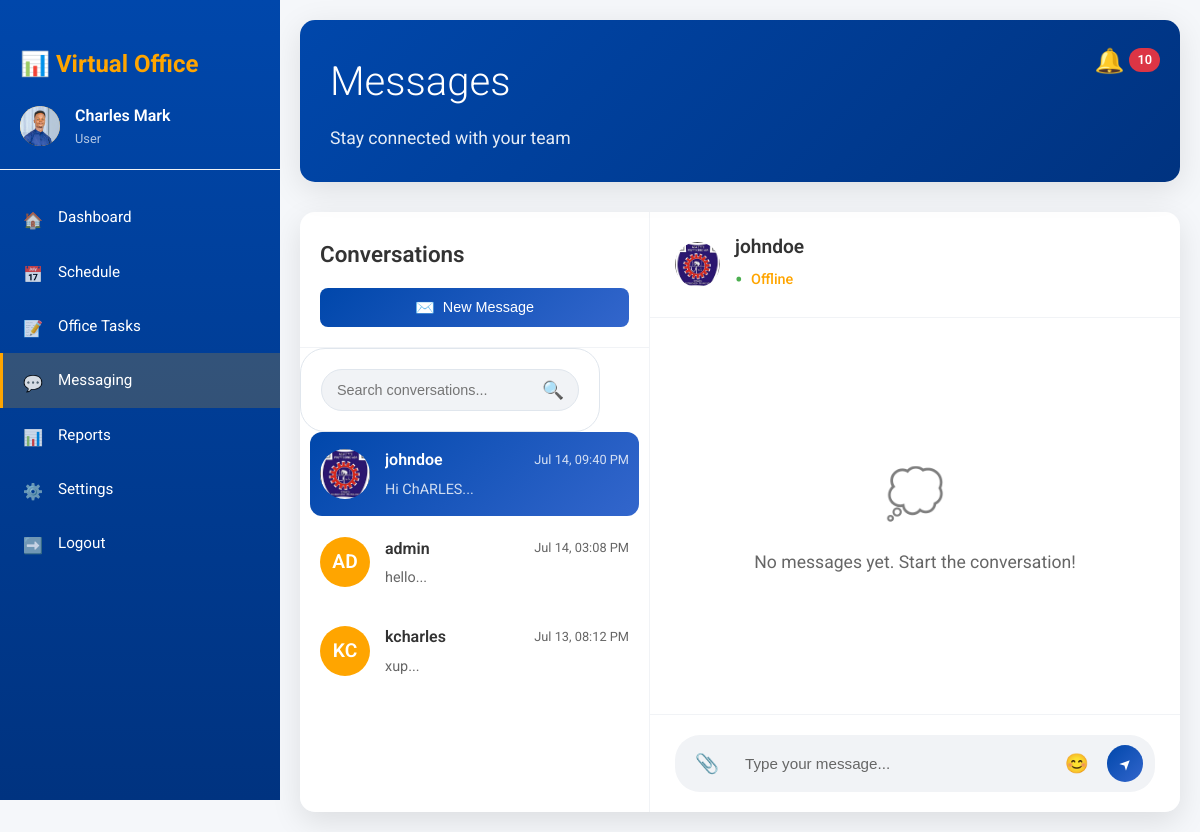
/messaging/ (signed in), run on the app's committed database.
### settings/models.py (models this page shows, shortened)
class Profile(models.Model):
    user = models.OneToOneField(
        User,
        on_delete=models.CASCADE,
        related_name='profile'
    )
    phone = models.CharField(max_length=20, blank=True, null=True)
    bio = models.TextField(blank=True, null=True)
    profile_picture = models.ImageField(
        upload_to='profile_pics/',
        blank=True,
        null=True,
    )
    dark_mode = models.BooleanField(default=False)
    email_tasks = models.BooleanField(default=True)
    email_reports = models.BooleanField(default=True)
    email_security = models.BooleanField(default=True)
    push_tasks = models.BooleanField(default=True)
    push_meetings = models.BooleanField(default=True)
    terms_accepted = models.BooleanField(default=False)
    last_seen = models.DateTimeField(auto_now=True)
    is_online = models.BooleanField(default=False)
    last_activity = models.DateTimeField(auto_now_add=True)
    show_online_status = models.BooleanField(default=True)
    allow_message_requests = models.BooleanField(default=True)

### messaging/models.py (models this page shows, shortened)
class Message(models.Model):
    conversation = models.ForeignKey(Conversation, on_delete=models.CASCADE, related_name='messages')
    sender = models.ForeignKey(User, on_delete=models.CASCADE, related_name='sent_messages')
    text = models.TextField()
    attachment = models.FileField(upload_to='attachments/', null=True, blank=True)
    timestamp = models.DateTimeField(auto_now_add=True)
    read = models.BooleanField(default=False)

### messaging/views.py (the view, shortened to what this page needs)
# urls.py: path('', views.messaging, name='messaging'),
@login_required
def messaging(request):
    conversations = Conversation.objects.filter(participants=request.user)\
                                       .order_by('-updated_at')\
                                       .prefetch_related('participants', 'messages')
    conversation_id = request.GET.get('chat')
    recipient_id = request.GET.get('recipient')
    active_conversation = None
    messages = []
    if conversation_id:
        try:
            active_conversation = get_object_or_404(Conversation, id=conversation_id, participants=request.user)
            messages = active_conversation.messages.order_by('timestamp')
            Notification.objects.filter(
                user=request.user,
                is_read=False,
                notification_type='chat',
                related_id=conversation_id
            ).update(is_read=True)
            active_conversation.messages.filter(read=False)\
                                      .exclude(sender=request.user)\
                                      .update(read=True)
        except Conversation.DoesNotExist:
            active_conversation = conversations.first() if conversations.exists() else None
    else:
        active_conversation = conversations.first() if conversations.exists() else None
    conversation_data = []
    for conv in conversations:
        other_participant = conv.participants.exclude(id=request.user.id).first()
        if not other_participant:
            continue
        last_message = conv.messages.order_by('-timestamp').first()
        unread_count = conv.messages.filter(read=False)\
                                   .exclude(sender=request.user)\
                                   .count()
        profile_picture = None
        if hasattr(other_participant, 'profile') and other_participant.profile.profile_picture:
            profile_picture = other_participant.profile.profile_picture.url
        conversation_data.append({
    'id': conv.id,
    'participant_id': other_participant.id,
    'participant_name': other_participant.username,
    'participant_avatar': profile_picture or '/static/default-avatar.png',
    'participant_initials': other_participant.username[:2].upper(),
    'last_message_preview': last_message.text[:50] + '...' if last_message else '',
    'last_message_time': last_message.timestamp if last_message else conv.created_at,
    'unread_count': unread_count,
    'status': (
        'Online' if (
            getattr(other_participant, 'profile', None) and
            other_participant.profile.show_online_status and
            (other_participant.profile.is_online or
             (timezone.now() - other_participant.profile.last_seen).total_seconds() < 300)
        ) else 'Offline'
    )
})
    active_chat_data = None
    if active_conversation:
        other_participant = active_conversation.participants.exclude(id=request.user.id).first()
        if other_participant:
            profile_picture = None
            if hasattr(other_participant, 'profile') and other_participant.profile.profile_picture:
                profile_picture = other_participant.profile.profile_picture.url
            active_chat_data = {
                'id': active_conversation.id,
                'participant_id': other_participant.id,
                'participant_name': other_participant.username,
                'participant_avatar': profile_picture or '/static/default-avatar.png',
                'participant_initials': other_participant.username[:2].upper(),
                'status': (
                    'Online' if (
                        getattr(other_participant, 'profile', None) and
                        other_participant.profile.show_online_status and
                        (other_participant.profile.is_online or
                        (timezone.now() - other_participant.profile.last_seen).total_seconds() < 300)
                    ) else 'Offline'
                )
            }
    paginator = Paginator(messages, 20)
    page_number = request.GET.get('page', 1)
    messages_page = paginator.get_page(page_number)
    all_notifications = Notification.objects.filter(
        user=request.user,
        is_read=False
    ).order_by('-created_at')
    chat_notifications = all_notifications.filter(notification_type='chat')
    general_notifications = all_notifications.exclude(notification_type='chat')
    messages_data = []
    context = {
        'chats': conversation_data,
        'active_chat': active_chat_data,
        'messages': messages_data,
        'chat_notifications': {
            'count': chat_notifications.count(),
            'list': chat_notifications[:5]  # Only show 5 most recent
        },
        'general_notifications': {
            'count': general_notifications.count(),
            'list': general_notifications[:5]  # Only show 5 most recent
        },
        'page_obj': messages_page,
        'all_users': User.objects.exclude(id=request.user.id).select_related('profile')
    }
    return render(request, 'messaging/messaging.html', context)

### templates/messaging/messaging.html (shortened to what this page needs)
{% extends 'base.html' %}
{% block content %}
<header class="header">
    <h1 class="greeting">Messages</h1>
    <p class="subtitle">Stay connected with your team</p>
    <div class="notification" role="button" tabindex="0" aria-label="Notifications" id="notificationTrigger">
        <span class="notification-icon">🔔</span>
        <span class="notification-badge">{{ chat_notifications.count|add:general_notifications.count }}</span>
    </div>
</header>
<div class="messaging-container">
    <div class="messaging-sidebar">
        <div class="sidebar-header">
            <h2 class="sidebar-title">Conversations</h2>
            <button class="btn btn-primary" data-modal="new-message">
                <span class="btn-icon">✉️</span>
                <span>New Message</span>
            </button>
        </div>
        <div class="search-bar">
            <input type="text" placeholder="Search conversations..." class="search-input" id="searchConversations">
            <span class="search-icon">🔍</span>
        </div>
        <div class="conversation-list">
            {% for chat in chats %}
<div class="conversation-item {% if chat.id == active_chat.id %}active{% endif %}"
     data-chat-id="{{ chat.id }}"
     data-recipient-id="{{ chat.participant_id }}"
     data-status="{{ chat.status|default:'Offline' }}"
     role="button"
     tabindex="0">
    <div class="conversation-avatar">
        <img src="{{ chat.participant_avatar }}"
             alt="{{ chat.participant_name }}"
             onerror="this.style.display='none'; this.nextElementSibling.style.display='flex'">
        <div class="avatar-fallback" style="display:none;">{{ chat.participant_initials }}</div>
    </div>
    <div class="conversation-content">
        <div class="conversation-header">
            <h3 class="conversation-name">{{ chat.participant_name }}</h3>
            <span class="conversation-time">{{ chat.last_message_time|date:"M d, h:i A" }}</span>
        </div>
        <div class="conversation-preview">
            <p class="preview-text">{{ chat.last_message_preview }}</p>
        </div>
    </div>
</div>
{% empty %}
<div class="empty-conversations">
    <div class="empty-icon">💬</div>
    <p class="empty-text">No conversations yet. Start one now!</p>
</div>
{% endfor %}
        </div>
    </div>
    <div class="chat-main">
        {% if active_chat %}
        <div class="chat-header" data-participant-id="{{ active_chat.participant_id }}">
            <div class="chat-user-info">
                <div class="chat-avatar">
                    {% if active_chat.participant_avatar %}
                    <img src="{{ active_chat.participant_avatar }}" alt="{{ active_chat.participant_name }}"
                        onerror="this.style.display='none'; this.nextElementSibling.style.display='flex'">
                    {% else %}
                    <div class="avatar-fallback">{{ active_chat.participant_initials }}</div>
                    {% endif %}
                </div>
                <div class="chat-details">
                    <h2 class="chat-name">{{ active_chat.participant_name }}</h2>
                    <span class="chat-status">
                    </span>
                </div>
            </div>
        </div>
        <div class="chat-messages" id="chatMessages">
            {% for message in messages %}
            <div class="message-group {% if message.sender.id == user.id %}sent{% else %}received{% endif %}">
                {% if message.sender.id != user.id %}
                <div class="message-avatar">
                    {% if message.sender.avatar %}
                    <img src="{{ message.sender.avatar }}" alt="{{ message.sender.name }}"
                        onerror="this.style.display='none'; this.nextElementSibling.style.display='flex'">
                    <div class="avatar-fallback" style="display:none;">{{ message.sender.initials }}</div>
                    {% else %}
                    <div class="avatar-fallback">{{ message.sender.initials }}</div>
                    {% endif %}
                </div>
                {% endif %}
                <div class="message-content">
                    <div class="message-bubble">
                        <p class="message-text">{{ message.content }}</p>
                        {% if message.attachment %}
                        <div class="message-attachment">
                            <span class="attachment-icon">📎</span>
                            <a href="{{ message.attachment.url }}" class="attachment-name">{{ message.attachment.name
                                }}</a>
                        </div>
                        {% endif %}
                    </div>
                    <div class="message-meta">
                        <span class="message-time">{{ message.timestamp|date:"h:i A" }}</span>
                        {% if message.sender.id == user.id %}
                        <span class="message-status">{{ message.status }}</span>
                        {% endif %}
                    </div>
                </div>
            </div>
            {% empty %}
            <div class="empty-messages">
                <div class="empty-icon">💭</div>
                <p class="empty-text">No messages yet. Start the conversation!</p>
            </div>
            {% endfor %}
        </div>
        <div class="chat-input-container">
            <form id="messageForm" enctype="multipart/form-data">
                <div class="chat-input-wrapper">
                    <button type="button" class="input-action-btn" title="Attach file"
                        onclick="document.getElementById('attachmentInput').click();">📎</button>
                    <input type="text" id="messageInput" name="message" placeholder="Type your message..."
                        class="message-input" aria-label="Type a message">
                    <button type="button" class="input-action-btn" title="Add emoji">😊</button>
                    <button type="submit" class="send-btn" id="sendMessage" aria-label="Send message">
                        <span class="send-icon">➤</span>
                    </button>
                </div>
            </form>
        </div>
        {% endif %}
    </div>
</div>
{% endblock %}

### templates/base.html (shortened to what this page needs)
{% load static %}
<!DOCTYPE html>
<html lang="en">
<head>
    <link rel="stylesheet" href="https://cdnjs.cloudflare.com/ajax/libs/font-awesome/5.15.4/css/all.min.css">
    <link rel="stylesheet" href="{% static 'css/main.css' %}">
</head>
<body>
    <div class="app-container">
        {% if user.is_authenticated %}
        <aside class="sidebar" id="sidebar">
            <div class="sidebar-header">
                <div class="logo">📊 Virtual Office</div>
                <div class="user-info">
                    {% if user.profile.profile_picture %}
                    <div class="avatar">
                        <img src="{{ user.profile.profile_picture.url }}" style="height: 40px; width: 40px; border-radius: 50%;" alt="Profile Picture" class="avatar-img">
                    </div>
                    {% endif %}
                    <div>
                        <div style="font-weight: 600;">{{ user.get_full_name }}</div>
                        <div style="font-size: 0.8em; opacity: 0.7;">
                            {% if request.user.is_superuser %}
                                Admin
                            {% else %}
                                {{ user.profile.role|default:"User" }}
                            {% endif %}
                        </div>
                    </div>
                </div>
            </div>
            <nav class="sidebar-nav">
                <div class="nav-item {% if request.path == '/' %}active{% endif %}" role="button" tabindex="0" data-url="{% url 'dashboard:dashboard' %}">
                    <div class="nav-icon">🏠</div>
                    <div class="nav-text">Dashboard</div>
                </div>
                <div class="nav-item {% if 'schedule' in request.path %}active{% endif %}" role="button" tabindex="0" data-url="{% url 'schedule:schedule' %}">
                    <div class="nav-icon">📅</div>
                    <div class="nav-text">Schedule</div>
                </div>
                <div class="nav-item {% if 'tasks' in request.path %}active{% endif %}" role="button" tabindex="0" data-url="{% url 'tasks:tasks' %}">
                    <div class="nav-icon">📝</div>
                    <div class="nav-text">Office Tasks</div>
                </div>
                <div class="nav-item {% if 'messaging' in request.path %}active{% endif %}" role="button" tabindex="0" data-url="{% url 'messaging:messaging' %}">
                    <div class="nav-icon">💬</div>
                    <div class="nav-text">Messaging</div>
                </div>
                <div class="nav-item {% if 'reports' in request.path %}active{% endif %}" role="button" tabindex="0" data-url="{% url 'reports:reports' %}">
                    <div class="nav-icon">📊</div>
                    <div class="nav-text">Reports</div>
                </div>
                <div class="nav-item {% if 'settings' in request.path %}active{% endif %}" role="button" tabindex="0" data-url="{% url 'settings:settings' %}">
                    <div class="nav-icon">⚙️</div>
                    <div class="nav-text">Settings</div>
                </div>
                <div class="nav-item" role="button" tabindex="0" onclick="document.getElementById('logoutForm').submit()">
                    <div class="nav-icon">➡️</div>
                    <div class="nav-text">Logout</div>
                </div>
            </nav>
        </aside>
        {% endif %}
        <main class="main-content" id="mainContent">
            <div class="container">
                {% block content %}
                {% endblock %}
            </div>
        </main>
    </div>
</body>
</html>

### data on the page
Message: last_message_time "Jul 14, 09:40 PM"
Message: last_message_time "Jul 14, 03:08 PM"
Message: last_message_time "Jul 13, 08:12 PM"

### other printed values
{{ user.get_full_name }} "Charles Mark"
{{ user.profile.role|default:"User" }} "User"
{{ chat_notifications.count|add:general_notifications.count }} "10"
{{ chat.participant_name }} "johndoe" "admin" "kcharles"
{{ chat.last_message_preview }} "Hi ChARLES..." "hello..." "xup..."
{{ chat.participant_initials }} "AD" "KC"
